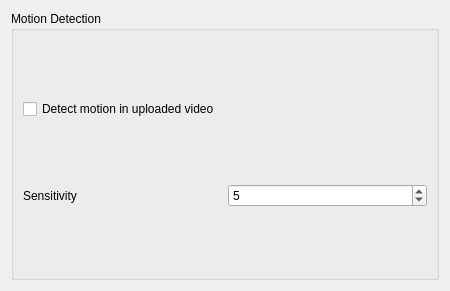
<?xml version="1.0" encoding="UTF-8"?>
<ui version="4.0">
 <class>WearableMotionWidget</class>
 <widget class="QWidget" name="WearableMotionWidget">
  <property name="geometry">
   <rect>
    <x>0</x>
    <y>0</y>
    <width>450</width>
    <height>291</height>
   </rect>
  </property>
  <property name="windowTitle">
   <string>Form</string>
  </property>
  <layout class="QHBoxLayout" name="horizontalLayout_2">
   <item>
    <widget class="QGroupBox" name="groupBox">
     <property name="title">
      <string>Motion Detection</string>
     </property>
     <property name="flat">
      <bool>true</bool>
     </property>
     <layout class="QVBoxLayout" name="verticalLayout" stretch="0,0">
      <property name="sizeConstraint">
       <enum>QLayout::SetNoConstraint</enum>
      </property>
      <item>
       <widget class="QCheckBox" name="motionDetectionCheckBox">
        <property name="text">
         <string>Detect motion in uploaded video</string>
        </property>
       </widget>
      </item>
      <item>
       <layout class="QHBoxLayout" name="horizontalLayout_3">
        <item>
         <widget class="QLabel" name="sensitivityLabel">
          <property name="text">
           <string>Sensitivity</string>
          </property>
         </widget>
        </item>
        <item>
         <widget class="QSpinBox" name="sensitivitySpinBox">
          <property name="value">
           <number>5</number>
          </property>
         </widget>
        </item>
       </layout>
      </item>
     </layout>
    </widget>
   </item>
  </layout>
 </widget>
 <resources/>
 <connections/>
</ui>
